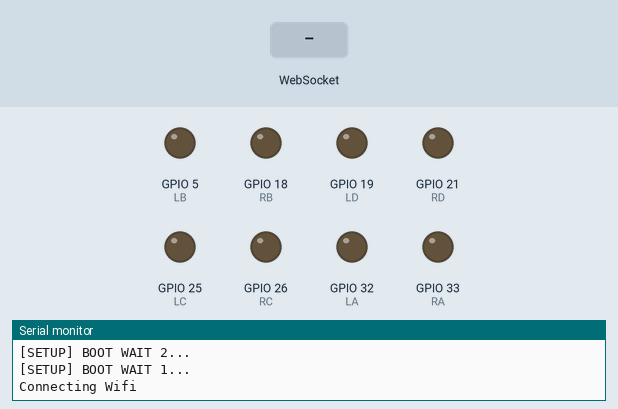
Recording of a sketch running on a simulated ESP32. Parts: output pins drawn as LEDs (lit = HIGH), the last lines printed to the serial monitor. The test bench sets the inputs (shaded band). WiFi joins after 1.5 s; servers stay silent unless stated.

Above: at 2.4 s.
2.5 s: WebSocket text "0" received
At 3.8 s:
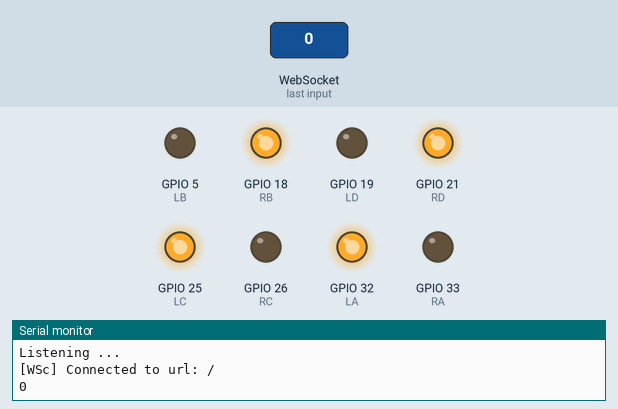
4.2 s: WebSocket text "1" received
At 4.8 s:
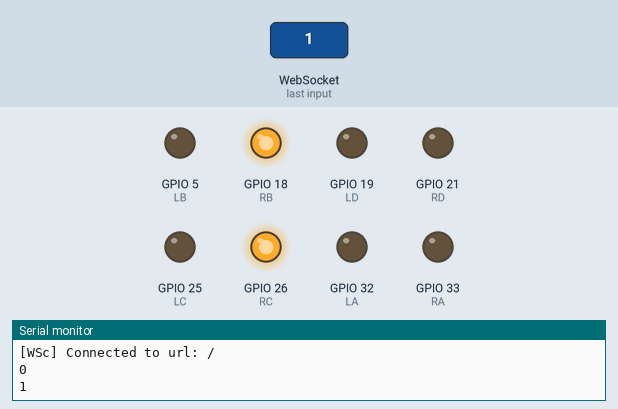
5.7 s: WebSocket text "2" received
At 6.9 s:
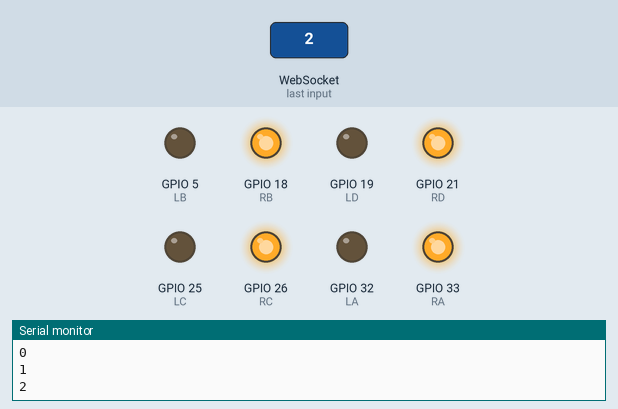
7.2 s: WebSocket text "3" received
At 8.2 s:
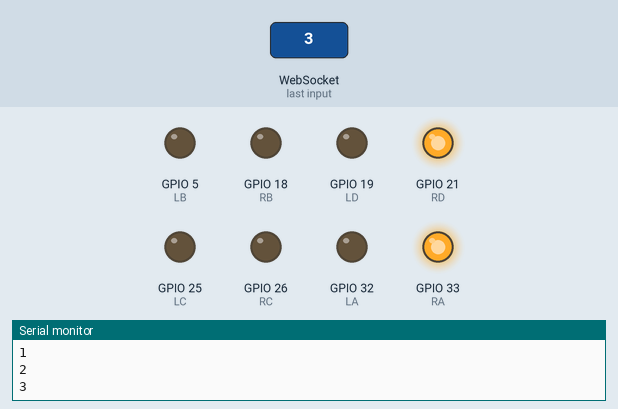
8.7 s: WebSocket text "4" received
At 9.4 s:
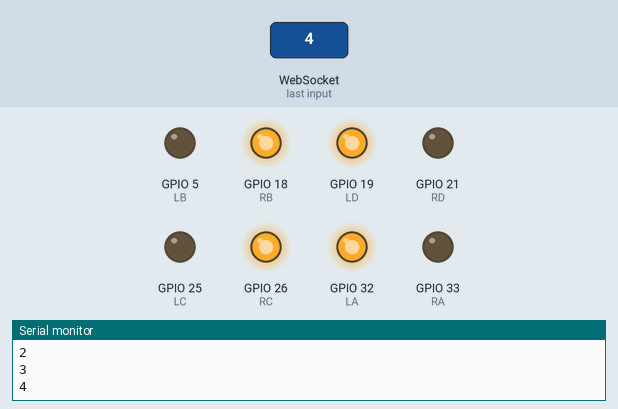
10.2 s: WebSocket text "90" received
At 10.5 s:
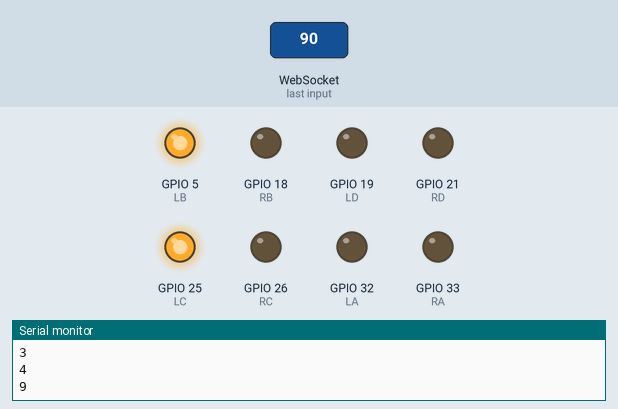
Timing chart, 0 to 12.7 s (numbered marks = the images above; inputs shaded):
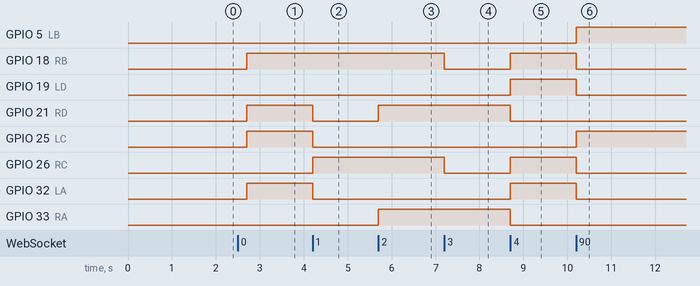

Measured:
- after the input at 2.5 s, GPIO 18 (RB), GPIO 21 (RD), GPIO 25 (LC), GPIO 32 (LA): LOW → HIGH after 0.21 s
- after the input at 4.2 s, GPIO 21 (RD), GPIO 25 (LC), GPIO 32 (LA): HIGH → LOW at once; GPIO 26 (RC): LOW → HIGH at once
- after the input at 5.7 s, GPIO 21 (RD), GPIO 33 (RA): LOW → HIGH at once
- after the input at 7.2 s, GPIO 18 (RB), GPIO 26 (RC): HIGH → LOW at once
- after the input at 8.7 s, GPIO 18 (RB), GPIO 19 (LD), GPIO 26 (RC), GPIO 32 (LA): LOW → HIGH at once; GPIO 21 (RD), GPIO 33 (RA): HIGH → LOW at once
- after the input at 10.2 s, GPIO 5 (LB), GPIO 25 (LC): LOW → HIGH at once; GPIO 18 (RB), GPIO 19 (LD), GPIO 26 (RC), GPIO 32 (LA): HIGH → LOW at once

The sketch:

ADamBot.ino
```cpp
#define configUSE_PREEMPTION 0

#include <Arduino.h>
#include "car.h"
#include "websocket.h"
#include <WiFi.h>
#include <WiFiMulti.h>
#include "esp32ota.h"


WiFiMulti WiFiMulti;


#define USE_SERIAL Serial
extern unsigned long t=0;


TaskHandle_t WifiTask;
TaskHandle_t WebSocketTask;
TaskHandle_t ControlTask;
TaskHandle_t OTATask;

void wifiInit(void){
	WiFi.disconnect();
    USE_SERIAL.print("Connecting Wifi");
	int num = 0;
	while(WiFiMulti.run() != WL_CONNECTED){
		delay(500);
    	USE_SERIAL.print(".");
		if (num++>50) ESP.restart();
		if (num%10==0) WiFiMulti.run();
	}

    USE_SERIAL.println("Connected");
}
void setup() {
	xTaskCreate(controlTask,"taskControl", 4096, NULL, 1, &ControlTask);
	// USE_SERIAL.begin(921600);
	USE_SERIAL.begin(115200);
	//Serial.setDebugOutput(true);
	USE_SERIAL.setDebugOutput(true);


	for(uint8_t t = 4; t > 0; t--) {
		USE_SERIAL.printf("[SETUP] BOOT WAIT %d...\n", t);
		USE_SERIAL.flush();
		delay(300);
	}

	xTaskCreate(wifiTask,"taskWifi", 4096, NULL, 1, &WifiTask);

}

void loop() {
	Serial.print("");
	//vTaskDelay(1);
}
void wifiTask(void *pvParameter){
	WiFiMulti.addAP("L2D", "l2dadambot");
    WiFiMulti.addAP("CRETA-KD","yoursolution");
	wifiInit();
	xTaskCreate(wsTask,"taskWebsocket", 4096, NULL, 1, &WebSocketTask);
	xTaskCreate(otaTask,"taskOTA", 4096, NULL, 1, &OTATask);
	for(;;){
		while (WiFi.status()!=WL_CONNECTED){
			wifiInit();
		}
		// if (WiFi.ping("google.com")!=WL_PING_SUCCESS){
		// 	wifiInit();
		// }
		vTaskDelay(60000/portTICK_PERIOD_MS);
	}
}
void wsTask(void *pvParameter){
	webSocketInit();
	USE_SERIAL.println("Listening ...");
	for(;;){
		webSocketLoop();
		vTaskDelay(1/portTICK_PERIOD_MS);
	}
}
void controlTask(void *pvParameter){
	motorInit();
	vTaskDelete(ControlTask);
	for(;;){
		vTaskDelay(1000/portTICK_PERIOD_MS);
	}
}

void otaTask(void *pvParameter){
	while (!esp32otaInit("/ch")) vTaskDelay(1000/portTICK_PERIOD_MS);
	for(;;){
		esp32otaLoop();
		vTaskDelay(100/portTICK_PERIOD_MS);
	}
}
```

car.cpp
```cpp
#include "car.h"
extern unsigned long t;
void moveMotor(int left, int right, bool dir){
  digitalWrite(right,dir);
  digitalWrite(left,!dir);
}
void stopMotor(int left, int right){
  digitalWrite(right, 0);
  digitalWrite(left, 0);
}
void motorInit(void){
  pinMode(LA,OUTPUT);
  pinMode(RA,OUTPUT);
  pinMode(LB,OUTPUT);
  pinMode(RB,OUTPUT);
  pinMode(LC,OUTPUT);
  pinMode(RC,OUTPUT);
  pinMode(LD,OUTPUT);
  pinMode(RD,OUTPUT);
  stopAll();
}
void stopAll(void){
  stopMotor(LA,RA);
  stopMotor(LD,RD);
  stopMotor(LC,RC);
  stopMotor(LB,RB);
  Serial.println("STOP");
}
void m1(void){
  stopMotor(LA,RA);
  stopMotor(LD,RD);
  moveMotor(LB,RB,1);
  moveMotor(LC,RC,1);
}
void m3(void){
  stopMotor(LB,RB);
  stopMotor(LC,RC);
  moveMotor(LA,RA,1);
  moveMotor(LD,RD,1);
}
void m7(void){
  stopMotor(LB,RB);
  stopMotor(LC,RC);
  moveMotor(LA,RA,0);
  moveMotor(LD,RD,0);
}
void m9(void){
  stopMotor(LA,RA);
  stopMotor(LD,RD);
  moveMotor(LB,RB,0);
  moveMotor(LC,RC,0);
}

void m2(void){
  moveMotor(LA,RA,1);
  moveMotor(LB,RB,1);
  moveMotor(LC,RC,1);
  moveMotor(LD,RD,1);
}
void m4(void){
  moveMotor(LA,RA,0);
  moveMotor(LB,RB,1);
  moveMotor(LC,RC,1);
  moveMotor(LD,RD,0);
}
void m5(void){
  moveMotor(LA,RA,0);
  moveMotor(LB,RB,1);
  moveMotor(LC,RC,0);
  moveMotor(LD,RD,1);
}
void m6(void){
  moveMotor(LA,RA,1);
  moveMotor(LB,RB,0);
  moveMotor(LC,RC,0);
  moveMotor(LD,RD,1);
}
void m8(void){
  moveMotor(LA,RA,0);
  moveMotor(LB,RB,0);
  moveMotor(LC,RC,0);
  moveMotor(LD,RD,0);
}
void turnRight(void){
  moveMotor(LA,RA,0);
  moveMotor(LB,RB,1);
  moveMotor(LC,RC,0);
  moveMotor(LD,RD,1);
}
void turnLeft(void){
  moveMotor(LA,RA,1);
  moveMotor(LB,RB,0);
  moveMotor(LC,RC,1);
  moveMotor(LD,RD,0);
}
void carControl(int cmnd){
  Serial.println(cmnd);
  t=millis()+1000;
  if (cmnd ==1){
    m1();
  }
  else if (cmnd==2){
    m2();
  }
  else if (cmnd==3){
    m3();
  }
  else if (cmnd==4){
    m4();
  }
  else if (cmnd==0){
    m5();
  }
  else if (cmnd==6){
    m6();
  }
  else if (cmnd==7){
    m7();
  }
  else if (cmnd==8){
    m8();
  }
  else if (cmnd==9){
    m9();
  }
  else if (cmnd==60){
	turnLeft();
	t -= 500;
  }
  else if (cmnd==66){
	turnRight();
	t -= 500;
  }
  else {
    stopAll();
    t=0;
  }
}
```

car.h
```cpp
#ifndef __car_h__
#define __car_h__

#include <Arduino.h>
#define RA 33
#define LA 32

#define RB 18
#define LB 5

#define RC 26
#define LC 25

#define RD 21
#define LD 19

void motorInit(void);
void stopAll(void);
void m1(void);
void m2(void);
void m3(void);
void m4(void);
void m5(void);
void m6(void);
void m7(void);
void m8(void);
void m9(void);
void turnLeft(void);
void turnRight(void);
void carControl(int cmnd);
#endif
```

esp32ota.cpp
```cpp
#include "esp32ota.h"
#include <AsyncElegantOTA.h>
AsyncWebServer OTAserver(80);
bool esp32otaInit(String path){
    if (WiFi.status() != WL_CONNECTED) return false;
    OTAserver.on(path.c_str(), HTTP_GET, [](AsyncWebServerRequest *request) {
        request->send(200, "text/plain", "Hi! I am ESP32.");
    });

    AsyncElegantOTA.begin(&OTAserver);    // Start ElegantOTA
    OTAserver.begin();
    return true;
}
void esp32otaLoop(void){
    AsyncElegantOTA.loop();
}
```

esp32ota.h
```cpp
#ifndef _ESP32OTA__H_
#define _ESP32OTA__H_

#include <Arduino.h>
#include <WiFi.h>
#include <AsyncTCP.h>
#include <ESPAsyncWebServer.h>


bool esp32otaInit(String path);
void esp32otaLoop(void);
#endif
```

websocket.cpp
```cpp
#include "websocket.h"

#define USE_SERIAL Serial
WebSocketsClient webSocket;
void hexdump(const void *mem, uint32_t len, uint8_t cols) {
	const uint8_t* src = (const uint8_t*) mem;
	USE_SERIAL.printf("\n[HEXDUMP] Address: 0x%08X len: 0x%X (%d)", (ptrdiff_t)src, len, len);

	for(uint32_t i = 0; i < len; i++) {
		if(i % cols == 0) {
			USE_SERIAL.printf("\n[0x%08X] 0x%08X: ", (ptrdiff_t)src, i);
		}
		USE_SERIAL.printf("%02X ", *src);
		src++;
	}
	USE_SERIAL.printf("\n");

  //Code here
}


void webSocketEvent(WStype_t type, uint8_t * payload, size_t length) {

	switch(type) {
		case WStype_DISCONNECTED:
			USE_SERIAL.printf("[WSc] Disconnected!\n");
			break;
		case WStype_CONNECTED:
			USE_SERIAL.printf("[WSc] Connected to url: %s\n", payload);

			// send message to server when Connected
			webSocket.sendTXT("Connected");
			break;
		case WStype_TEXT:
			//USE_SERIAL.printf("[WSc] get text: %s\n", payload);
            carControl(int(payload[0])-48);
			// send message to server
			// webSocket.sendTXT("message here");
			break;
		case WStype_BIN:
			USE_SERIAL.printf("[WSc] get binary length: %u\n", length);
			hexdump(payload, length);

			// send data to server
			// webSocket.sendBIN(payload, length);
			break;
		case WStype_ERROR:
		case WStype_FRAGMENT_TEXT_START:
		case WStype_FRAGMENT_BIN_START:
		case WStype_FRAGMENT:
		case WStype_FRAGMENT_FIN:
			break;
	}

}
void webSocketInit(void){
    // server address, port and URL
	webSocket.begin("ws.uudamstudio.com", 1880, "/command");

	// event handler
	webSocket.onEvent(webSocketEvent);

	// use HTTP Basic Authorization this is optional remove if not needed
	//webSocket.setAuthorization("user", "Password");

	// try ever 5000 again if connection has failed
	webSocket.setReconnectInterval(100);
}
void webSocketLoop(void){
    webSocket.loop();
	//check connection
	if (millis()%600000<10)
		if (!webSocket.sendTXT("Connected"))
			ESP.restart();
}
```

websocket.h
```cpp
#ifndef _websocket__h_
#define _websocket__h_
#include <Arduino.h>
#include <WiFiClientSecure.h>

#include <WebSocketsClient.h>
#include "car.h"

void hexdump(const void *mem, uint32_t len, uint8_t cols = 16);
void webSocketEvent(WStype_t type, uint8_t * payload, size_t length);
void webSocketInit(void);
void webSocketLoop(void);
#endif
```
